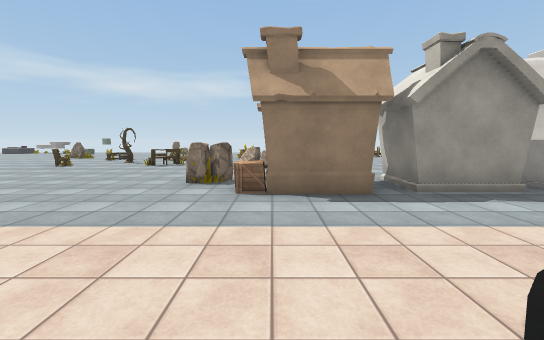
[1] (above)

24 first-person views from a walk through a Unity game level. The camera is 1.4 m above the floor, tilts 6° down and sees 90° across. The floor is counted in squares, 2 m on a side. Each view is taken from the middle of a square. On the plan, view 1 faces up. The plan holds only what a view shows up to about 9 squares ahead; the rest is blank. The place goes on beyond the plan. The player is left out. Some surface patterns are stand-ins.

[2]
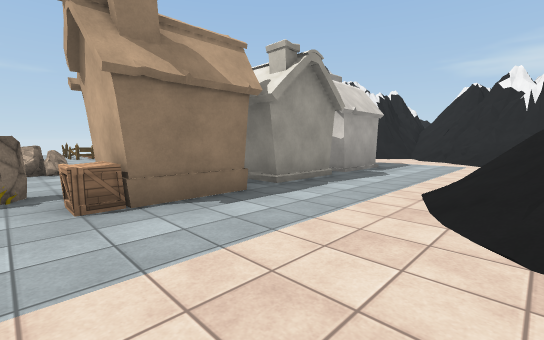

[3]
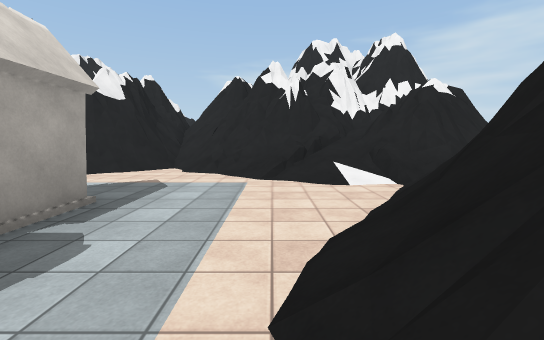

[4]
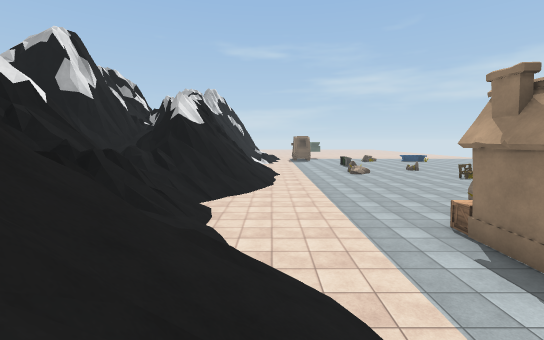

[5]
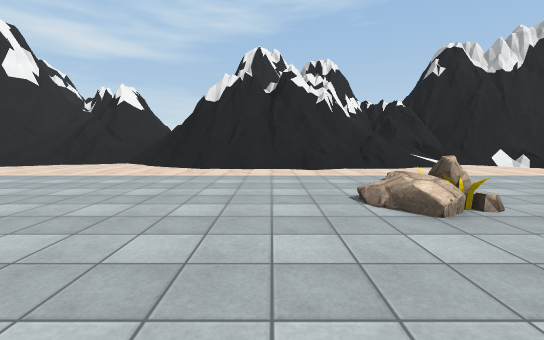

[6]
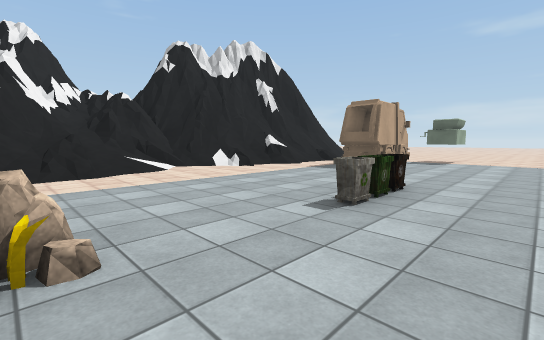

[7]
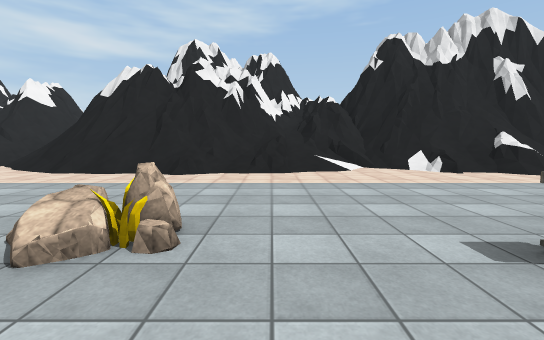

[8]
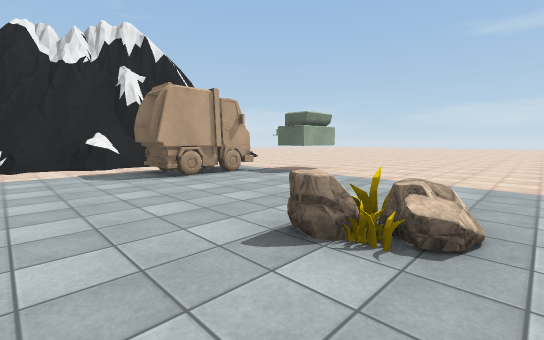

[9]
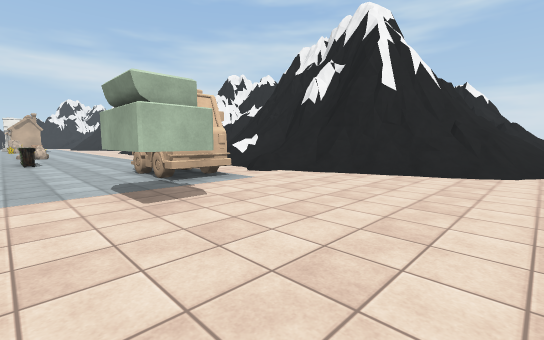

[10]
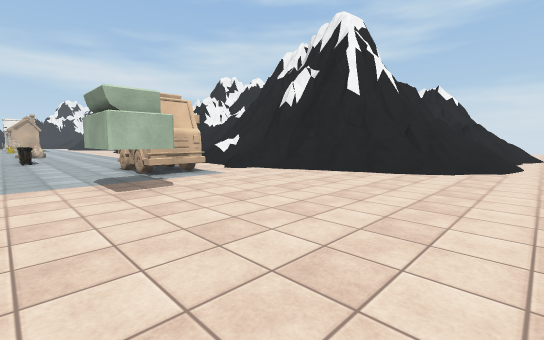

[11]
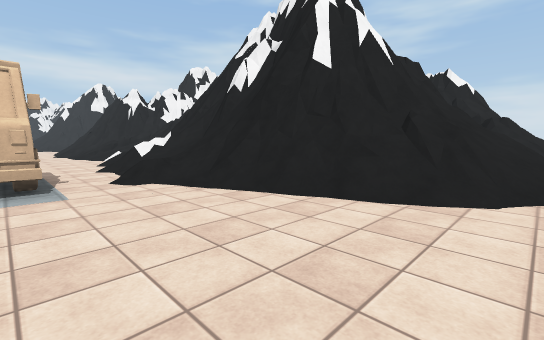

[12]
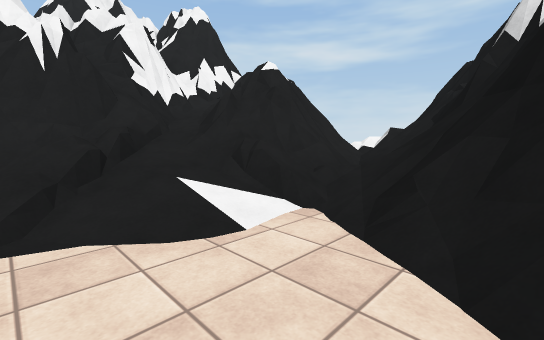

[13]
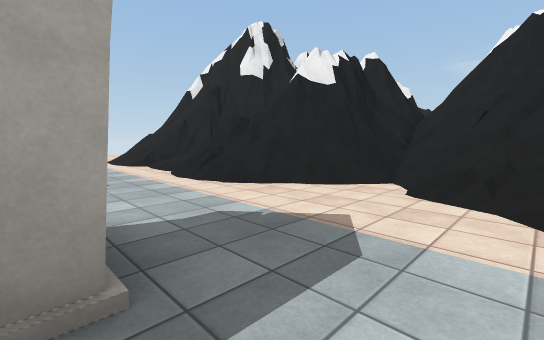

[14]
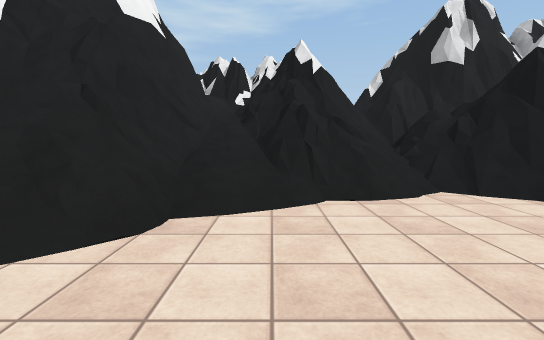

[15]
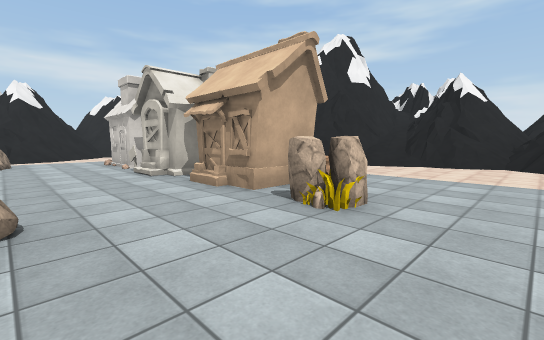

[16]
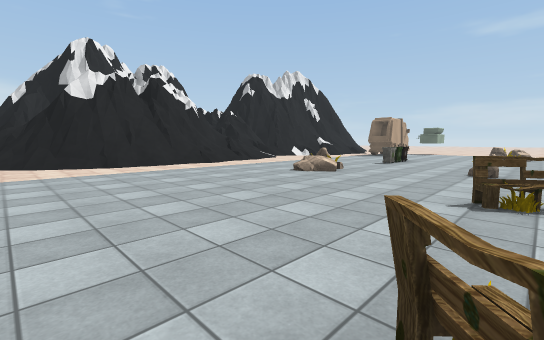

[17]
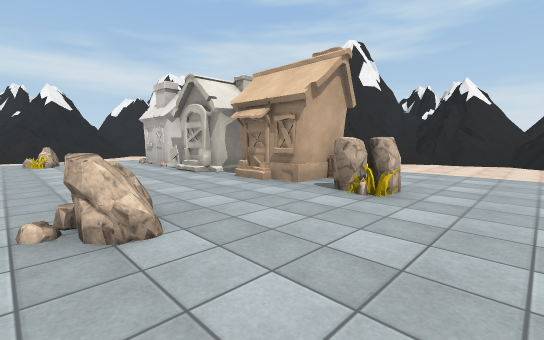

[18]
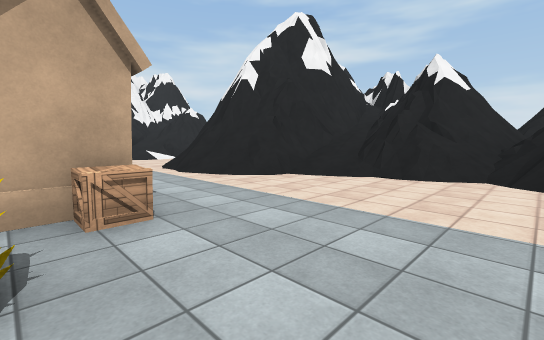

[19]
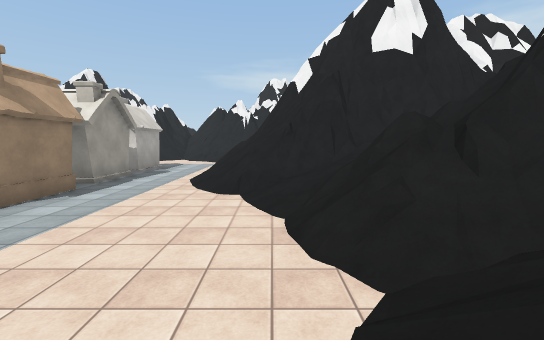

[20]
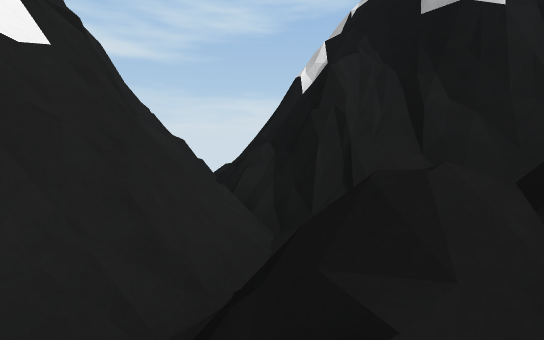

[21]
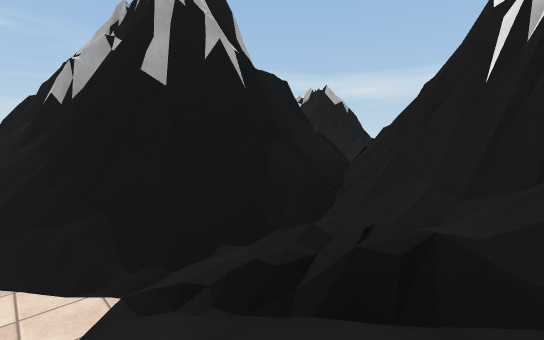

[22]
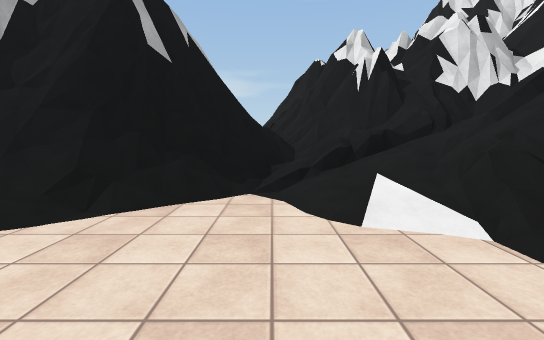

[23]
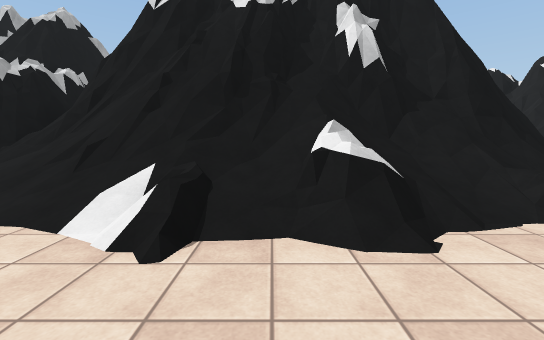

[24]
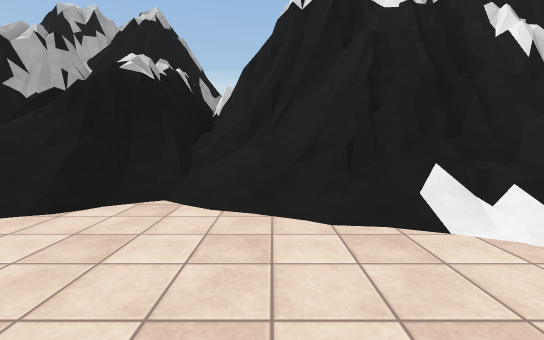

### Floor plan
Key: @ floor where view 1 was taken; # wall or solid block; . main floor; : floor 0.75 m higher than the main floor; + floor 1.75 m higher than the main floor; * floor 2 m higher than the main floor; % floor 2.5 m higher than the main floor; / step, stairs or slope; = window, fence, low wall or low ledge; ^ raised ledge; v drop or lower ground; O other object.
Columns run from 25 left of view 1 to 15 right of it. Each row starts with its distance up from view 1.
  9 .........O........=..#..O........./=#
  8 .........O.....O........OO......O./==
  7 ..................................//^###
  6  ................................../===##
  5  ....##.....==..OO......O##.####...//###
  4  ....##OO................O#......../==#
  3  ......OOO......................../ =^^
  2  ..........................///..../#^^
  1  .....//////...//////.....//////.//=#=#
  0  ..//##///////////=#=//./@##/^##////=^^
 -1  ./###^====////==^=^^=////=#^^ ^=/==#=#=
 -2  ./#^^ ^^^^=====#^^^^=//=*#=^  ^#:====^^^
 -3  .//=   ^^^####=#  =v%=====^   ^=+=#^=^
 -4  ./=#      #  ==    v+=^###^    ==#=
 -5  ./    ^=  ## ##  ^^=#v##=##=^^ #=
 -6  /==#   #=#^==      ^^=##^^^#=^
 -7   /===  ##==##        ^=##=#=#
 -8    =^#  =^ ###^ ^^^  ^^#=#==#
 -9          =====^^=^^^^^#=/==
-10          #=#=//===/=///.///
-11            ///////////..//
-12            /...////./.....
-13             ........   .
-14               .  .

Where each view was taken, in squares from view 1:
view 1: 0 up, 0 right, facing up
view 2: 1 up, 1 left, facing up-right
view 3: 2 up, 3 right, facing right
view 4: 1 up, 4 right, facing left
view 5: 8 up, 7 left, facing down
view 6: 7 up, 9 left, facing down-left
view 7: 7 up, 10 left, facing down
view 8: 9 up, 14 left, facing down-left
view 9: 6 up, 23 left, facing down-right
view 10: 6 up, 24 left, facing down-right
view 11: 3 up, 23 left, facing down-right
view 12: 2 up, 6 right, facing down-right
view 13: 3 up, 6 right, facing up-right
view 14: 3 up, 0 right, facing down
view 15: 8 up, 3 left, facing down-right
view 16: 9 up, 3 left, facing down-left
view 17: 9 up, 3 left, facing down-right
view 18: 5 up, 3 left, facing down-right
view 19: 0 up, 4 left, facing right
view 20: 2 down, 3 left, facing down
view 21: 10 down, 0 right, facing up-left
view 22: 13 down, 2 left, facing up
view 23: 14 down, 8 left, facing up
view 24: 14 down, 11 left, facing up
